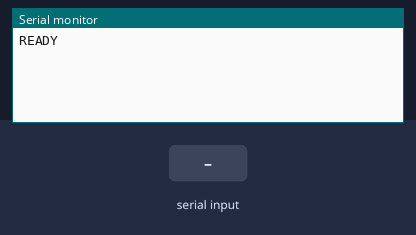
A sketch run on a simulated Arduino Uno, built with avr-gcc and run on an emulated ATmega328P. Shown: the last lines printed to the serial monitor. Inputs (shaded band) come from the test bench.

Above: at 1.2 s.
1.3 s: "s,1\n" received over Serial
At 1.8 s:
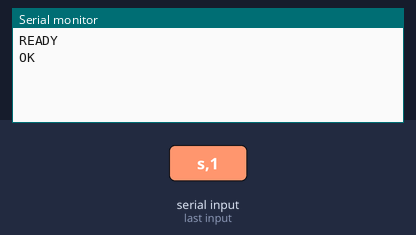
2.8 s: "i,1\n" received over Serial
At 4.2 s:
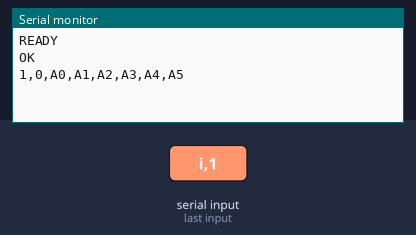

The sketch:

sketch.ino
```cpp
// Available channels with the according pins and labels
const int pins[] = {A0, A1, A2, A3, A4, A5};
const char *pinLabels[] = {"A0", "A1", "A2", "A3", "A4", "A5"};
const int numChannels = sizeof(pins) / sizeof(int);

// Recording parameters
bool sampling = false;
int usedChannels = 3;
int samplingRate = 100;

void setup()
{
    // Set pins' modes to input
    for (int pin : pins)
    {
        pinMode(pin, INPUT);
    }

    // Begin the wired serial communication
    Serial.begin(115200);

    while (!Serial)
    {
        ; // Wait for Serial port to open
    }

    // Signal to the app that we are ready
    Serial.println("READY");
}

void loop()
{
    if (sampling)
    {
        sample();
    }

    if (Serial.available())
    {
        String command = Serial.readStringUntil('\n');
        if (command.startsWith("s"))
        {
            // Command to change settings
            parseSettingsCommand(command);
        }
        else if (command.startsWith("i"))
        {
            // Command to get info
            sendInfo();
        }
    }
}

void parseSettingsCommand(String command)
{
    int commaIndex1 = command.indexOf(',');
    int commaIndex2 = command.indexOf(',', commaIndex1 + 1);
    sampling = (command.charAt(1) == '1');
    usedChannels = command.substring(commaIndex1 + 1, commaIndex2).toInt();
    samplingRate = command.substring(commaIndex2 + 1).toInt();
    Serial.println("OK"); // Send OK response
}

void sendInfo()
{
    String info = String(usedChannels) + "," + String(samplingRate) + ",";
    for (int i = 0; i < numChannels; i++)
    {
        info += pinLabels[i];
        if (i < numChannels - 1)
            info += ",";
    }
    Serial.println(info);
}

void sample()
{
    for (int i = 0; i < usedChannels; i++)
    {
        int value = analogRead(pins[i]);
        Serial.print(value);
        if (i < usedChannels - 1)
            Serial.print(",");
    }
    Serial.println();
    delay(1000 / samplingRate);
}
```

Measured:
- after the input at 1.3 s, the serial monitor: prints a new line at once (image 1)
- after the input at 2.8 s, the serial monitor: prints a new line at once (image 2)
